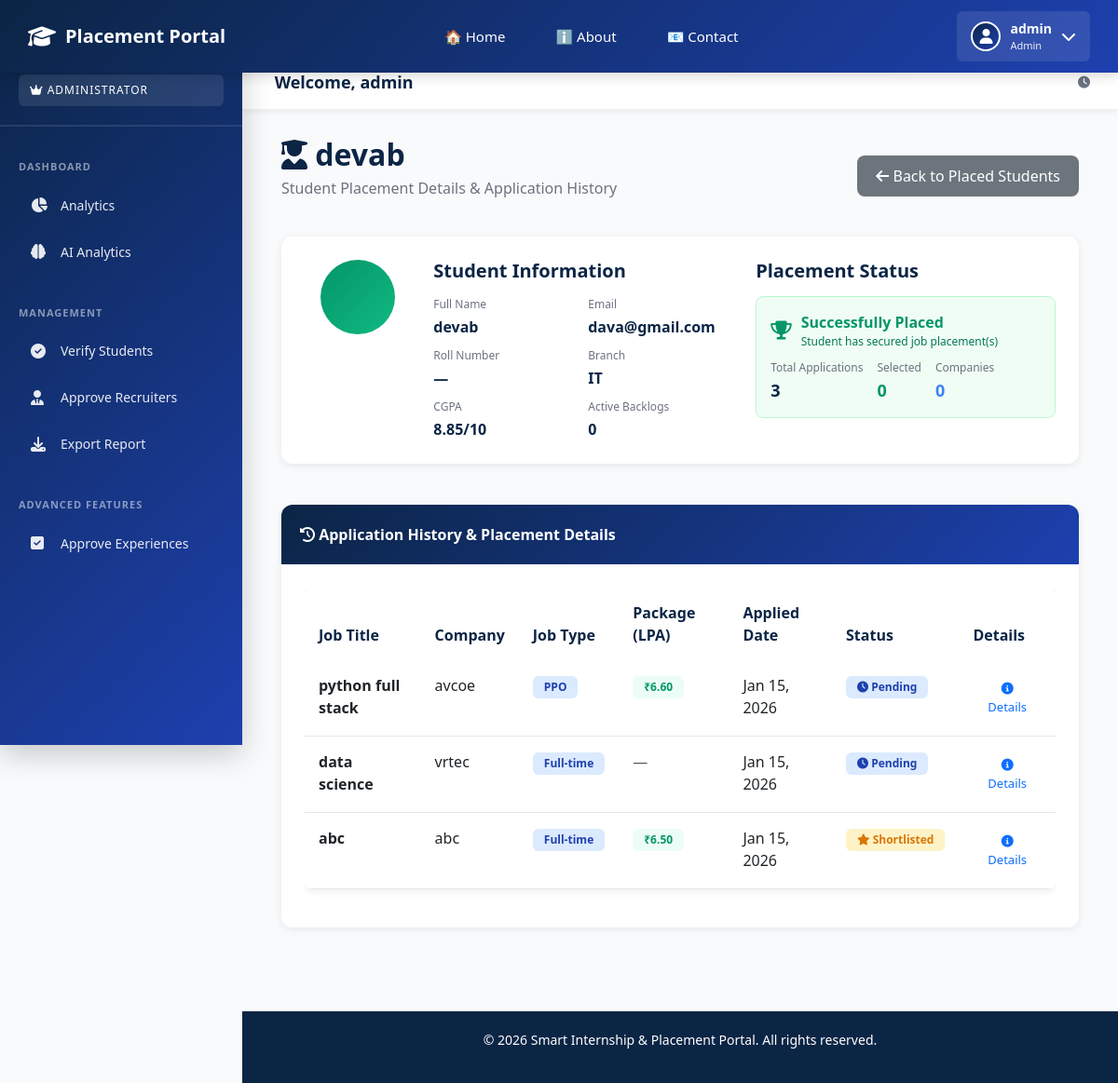
Before: /tpo/student/11/details/ (signed in) with the older database file.
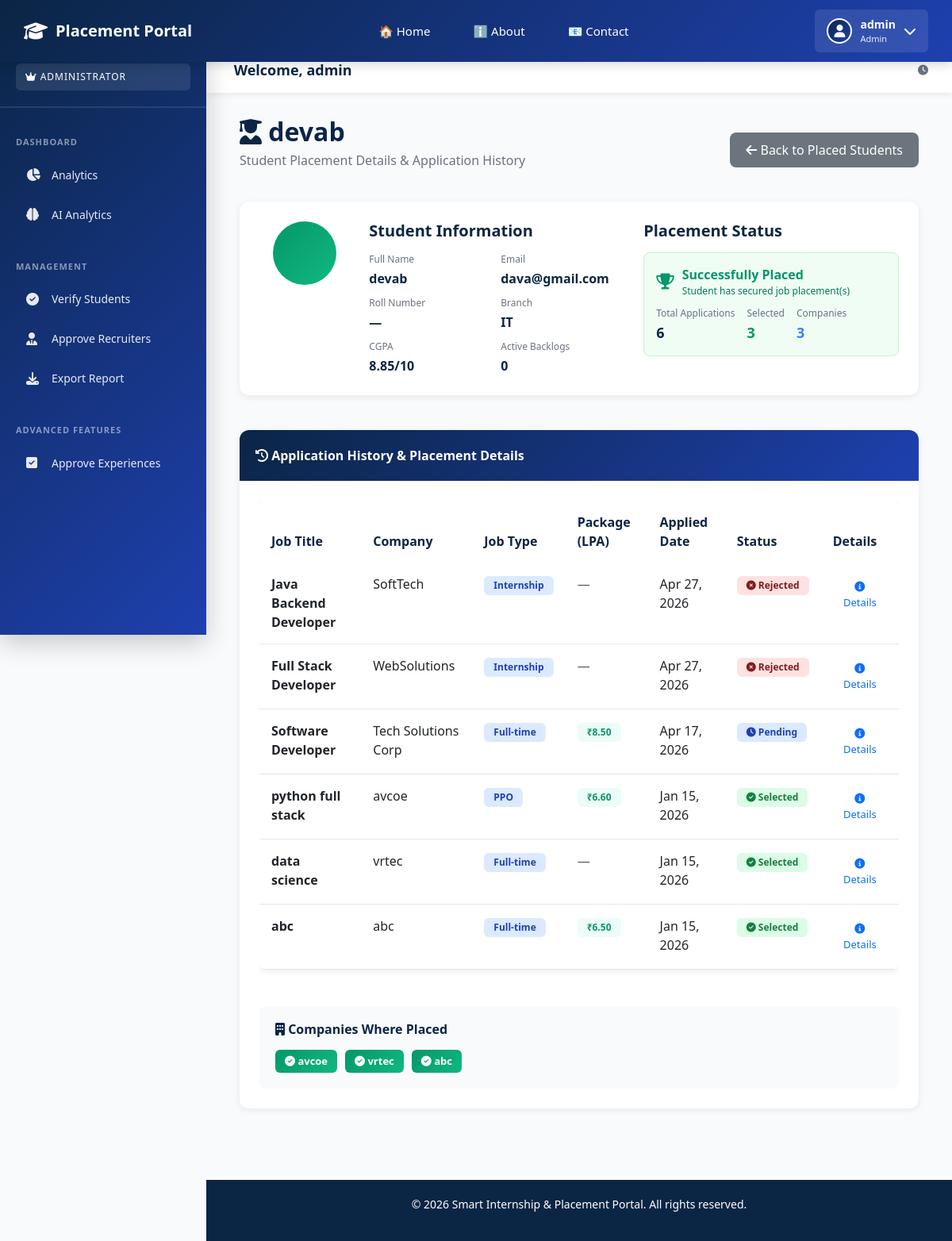
After: the same page with the newer database file.
### jobs/models.py (models this page shows, shortened)
class Application(models.Model):
    STATUS_PENDING = 'Pending'
    STATUS_SHORTLISTED = 'Shortlisted'
    STATUS_SELECTED = 'Selected'
    STATUS_REJECTED = 'Rejected'
    STATUS_CHOICES = [
        (STATUS_PENDING, 'Pending'),
        (STATUS_SHORTLISTED, 'Shortlisted'),
        (STATUS_SELECTED, 'Selected'),
        (STATUS_REJECTED, 'Rejected'),
    ]
    job = models.ForeignKey(JobPost, on_delete=models.CASCADE, related_name='applications')
    student = models.ForeignKey(settings.AUTH_USER_MODEL, on_delete=models.CASCADE,
                                limit_choices_to={'role_type': 'STUDENT'})
    applied_at = models.DateTimeField(auto_now_add=True)
    status = models.CharField(max_length=20, choices=STATUS_CHOICES, default=STATUS_PENDING)
    is_closed = models.BooleanField(default=False, help_text="Application closed - no modifications allowed")
    closed_at = models.DateTimeField(null=True, blank=True)
    status_last_updated_at = models.DateTimeField(
        null=True,
        blank=True,
        help_text="When status was last changed by recruiter"
    )
    first_status_change_at = models.DateTimeField(
        null=True,
        blank=True,
        help_text="When first moved from Pending status"
    )
    response_time_hours = models.IntegerField(
        null=True,
        blank=True,
        help_text="Hours from deadline to first update"
    )
    class Meta:
        unique_together = ('job', 'student')
        indexes = [
            models.Index(fields=['student', 'status']),
            models.Index(fields=['job', 'status']),
        ]

class JobPost(models.Model):
    STATUS_OPEN = 'Open'
    STATUS_CLOSED = 'Closed'
    STATUS_CHOICES = [
        (STATUS_OPEN, 'Open'),
        (STATUS_CLOSED, 'Closed'),
    ]
    JOB_TYPE_CHOICES = [
        ('Full-time', 'Full-time'),
        ('Internship', 'Internship'),
        ('PPO', 'PPO')
    ]
    title = models.CharField(max_length=200)
    company = models.CharField(max_length=200)
    description = models.TextField()
    posted_by = models.ForeignKey(settings.AUTH_USER_MODEL, on_delete=models.CASCADE,
                                  related_name='job_posts', limit_choices_to={'role_type': 'RECRUITER'})
    min_cgpa = models.DecimalField(max_digits=4, decimal_places=2, default=0.00)
    max_backlogs = models.IntegerField(default=0)
    branches = models.CharField(max_length=200, blank=True, help_text="Comma separated branch names")
    job_type = models.CharField(max_length=50, choices=JOB_TYPE_CHOICES, default='Internship')
    package = models.DecimalField(max_digits=9, decimal_places=2, null=True, blank=True)
    deadline = models.DateTimeField()
    status = models.CharField(max_length=20, choices=STATUS_CHOICES, default=STATUS_OPEN)
    created_at = models.DateTimeField(auto_now_add=True, null=True)
    updated_at = models.DateTimeField(auto_now=True)
    class Meta:
        ordering = ['-deadline']
        indexes = [
            models.Index(fields=['status', 'deadline']),
            models.Index(fields=['posted_by']),
        ]

### accounts/views.py (the view)
# urls.py: path('tpo/student/<int:student_id>/details/', views.student_placement_details, name='student_placement_details'),
@tpo_only
def student_placement_details(request, student_id):
    from jobs.models import Application
    try:
        student = CustomUser.objects.get(pk=student_id, role_type=CustomUser.STUDENT)
        student_profile = student.student_profile
        applications = Application.objects.select_related(
            'job', 'job__posted_by'
        ).filter(student=student).order_by('-applied_at')
        selected_applications = applications.filter(status='Selected')
        shortlisted_applications = applications.filter(status='Shortlisted')
        pending_applications = applications.filter(status='Pending')
        rejected_applications = applications.filter(status='Rejected')
        context = {
            'student': student,
            'student_profile': student_profile,
            'applications': applications,
            'selected_applications': selected_applications,
            'shortlisted_applications': shortlisted_applications,
            'pending_applications': pending_applications,
            'rejected_applications': rejected_applications,
            'total_applications': applications.count(),
            'placed_companies': selected_applications.values_list('job__company', flat=True).distinct()
        }
        return render(request, 'accounts/student_placement_details.html', context)
    except (CustomUser.DoesNotExist, StudentProfile.DoesNotExist):
        messages.error(request, 'Student not found')
        return redirect('placed_students_list')

### accounts/models.py (called while the page is built)
    @property
    def is_student(self):
        return self.role_type == self.STUDENT

    @property
    def is_recruiter(self):
        return self.role_type == self.RECRUITER

    @property
    def is_tpo(self):
        return self.role_type == self.TPO or self.is_superuser

### templates/accounts/student_placement_details.html (shortened to what the changed rows need)
{% extends 'base.html' %}
{% load static %}
{% block content %}
<div class="container-fluid">
    <div class="row mb-4">
        <div class="col-12">
            <div style="display: flex; justify-content: space-between; align-items: center;">
                <div>
                    <h2 style="font-weight: 700; color: #0b2545; margin: 0;">
                        <i class="fas fa-user-graduate"></i> {{ student.first_name|default:student.username }} {{ student.last_name }}
                    </h2>
                </div>
            </div>
        </div>
    </div>
    <div class="row mb-4">
        <div class="col-md-12">
            <div class="card">
                <div class="card-body">
                    <div class="row">
                        <div class="col-md-5">
                            <div style="background: #f0fdf4; border: 1px solid #bbf7d0; border-radius: 8px; padding: 15px;">
                                <div style="display: flex; gap: 15px; margin-top: 10px;">
                                    <div>
                                        <p style="font-size: 12px; color: #6b7280; margin-bottom: 2px;">Total Applications</p>
                                        <p style="font-size: 18px; font-weight: 700; color: #0b2545; margin: 0;">{{ total_applications }}</p>
                                    </div>
                                    <div>
                                        <p style="font-size: 12px; color: #6b7280; margin-bottom: 2px;">Selected</p>
                                        <p style="font-size: 18px; font-weight: 700; color: #059669; margin: 0;">{{ selected_applications.count }}</p>
                                    </div>
                                    <div>
                                        <p style="font-size: 12px; color: #6b7280; margin-bottom: 2px;">Companies</p>
                                        <p style="font-size: 18px; font-weight: 700; color: #3b82f6; margin: 0;">{{ placed_companies|length }}</p>
                                    </div>
                                </div>
                            </div>
                        </div>
                    </div>
                </div>
            </div>
        </div>
    </div>
    <div class="row">
        <div class="col-12">
            <div class="card">
                <div class="card-body">
                    {% if applications %}
                        <div class="table-responsive">
                            <table class="table table-hover">
                                <thead>
                                    <tr>
                                        <th>Job Title</th>
                                        <th>Company</th>
                                        <th>Job Type</th>
                                        <th>Package (LPA)</th>
                                        <th>Applied Date</th>
                                        <th>Status</th>
                                        <th>Details</th>
                                    </tr>
                                </thead>
                                <tbody>
                                    {% for application in applications %}
                                        <tr>
                                            <td>
                                                <strong>{{ application.job.title }}</strong>
                                            </td>
                                            <td>{{ application.job.company }}</td>
                                            <td>
                                                <span class="badge" style="background: #dbeafe; color: #1e40af;">
                                                    {{ application.job.job_type }}
                                                </span>
                                            </td>
                                            <td>
                                                {% if application.job.package %}
                                                    <span class="badge" style="background: #ecfdf5; color: #059669;">
                                                        ₹{{ application.job.package|floatformat:2 }}
                                                    </span>
                                                {% else %}
                                                    <span class="text-muted">—</span>
                                                {% endif %}
                                            </td>
                                            <td>{{ application.applied_at|date:"M d, Y" }}</td>
                                            <td>
                                                {% if application.status == 'Selected' %}
                                                    <span class="badge" style="background: #dcfce7; color: #15803d;">
                                                        <i class="fas fa-check-circle"></i> Selected
                                                    </span>
                                                {% elif application.status == 'Shortlisted' %}
                                                    <span class="badge" style="background: #fef3c7; color: #d97706;">
                                                        <i class="fas fa-star"></i> Shortlisted
                                                    </span>
                                                {% elif application.status == 'Pending' %}
                                                    <span class="badge" style="background: #dbeafe; color: #1e40af;">
                                                        <i class="fas fa-clock"></i> Pending
                                                    </span>
                                                {% else %}
                                                    <span class="badge" style="background: #fee2e2; color: #7f1d1d;">
                                                        <i class="fas fa-times-circle"></i> Rejected
                                                    </span>
                                                {% endif %}
                                            </td>
                                            <td>
                                                <button class="btn btn-sm btn-outline-primary" onclick="showJobDetails({{ application.job.id }})">
                                                    <i class="fas fa-info-circle"></i> Details
                                                </button>
                                            </td>
                                        </tr>
                                    {% endfor %}
                                </tbody>
                            </table>
                        </div>
                        {% if placed_companies %}
                        <div style="margin-top: 30px; padding: 20px; background: #f8fafc; border-radius: 8px;">
                            <h6 style="color: #0b2545; font-weight: 600; margin-bottom: 15px;">
                                <i class="fas fa-building"></i> Companies Where Placed
                            </h6>
                            <div style="display: flex; flex-wrap: wrap; gap: 10px;">
                                {% for company in placed_companies %}
                                    <span class="badge" style="background: linear-gradient(135deg, #059669 0%, #10b981 100%); color: white; padding: 8px 12px; font-size: 13px;">
                                        <i class="fas fa-check-circle"></i> {{ company }}
                                    </span>
                                {% endfor %}
                            </div>
                        </div>
                        {% endif %}
                    {% else %}
                        <div style="text-align: center; padding: 40px; color: #6b7280;">
                            <i class="fas fa-file-alt" style="font-size: 40px; color: #d1d5db; margin-bottom: 15px; display: block;"></i>
                            <p>No applications found for this student</p>
                        </div>
                    {% endif %}
                </div>
            </div>
        </div>
    </div>
</div>
{% endblock %}

Changed rows visible on the page:
added Application: job "Java Backend Developer", job.company "SoftTech", job.job_type "Internship", applied_at "Apr 27, 2026", status "Applied" (drawn)
added Application: job "Full Stack Developer", job.company "WebSolutions", job.job_type "Internship", applied_at "Apr 27, 2026", status "Applied" (drawn)
added Application: job "Software Developer", job.company "Tech Solutions Corp", job.job_type "Full-time", job.package "8.50", applied_at "Apr 17, 2026", status "Pending" (drawn)
changed Application "python full stack": status "Pending" → "Selected"
changed Application "data science": status "Pending" → "Selected"
changed Application "abc": status "Shortlisted" → "Selected"
now on this page (row unchanged): JobPost: company "avcoe"
now on this page (row unchanged): JobPost: company "vrtec"
now on this page (row edited): JobPost: company "abc"
Other visible differences:
{{ total_applications }}: "3" → "6"
{{ selected_applications.count }}: "0" → "3"
{{ placed_companies|length }}: "0" → "3"
text now shown: "Companies Where Placed"
